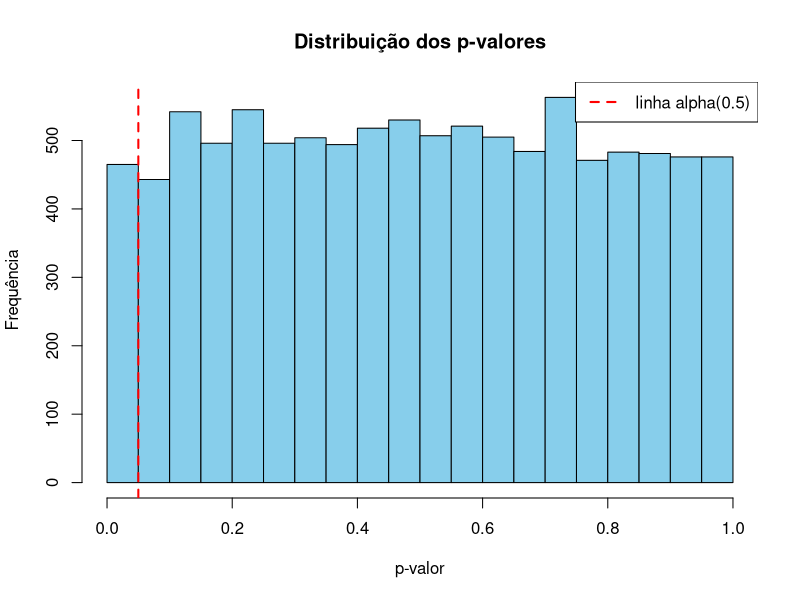
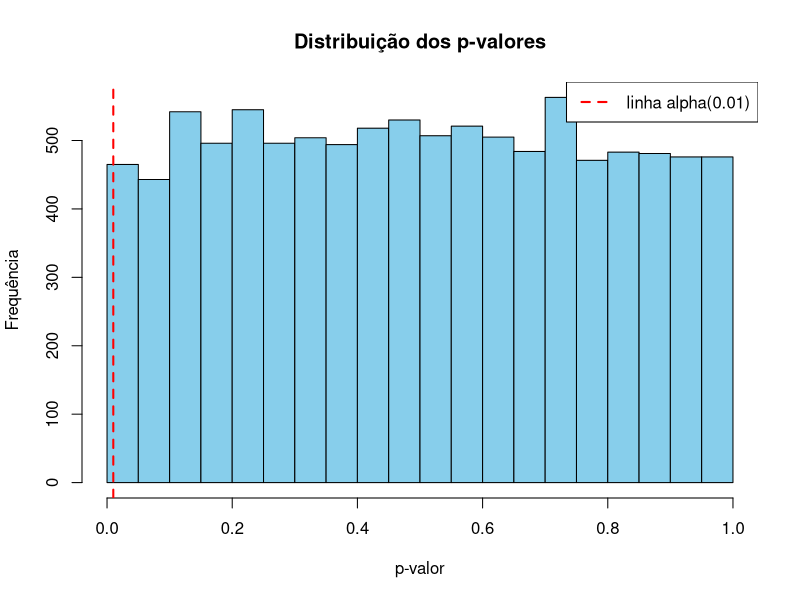
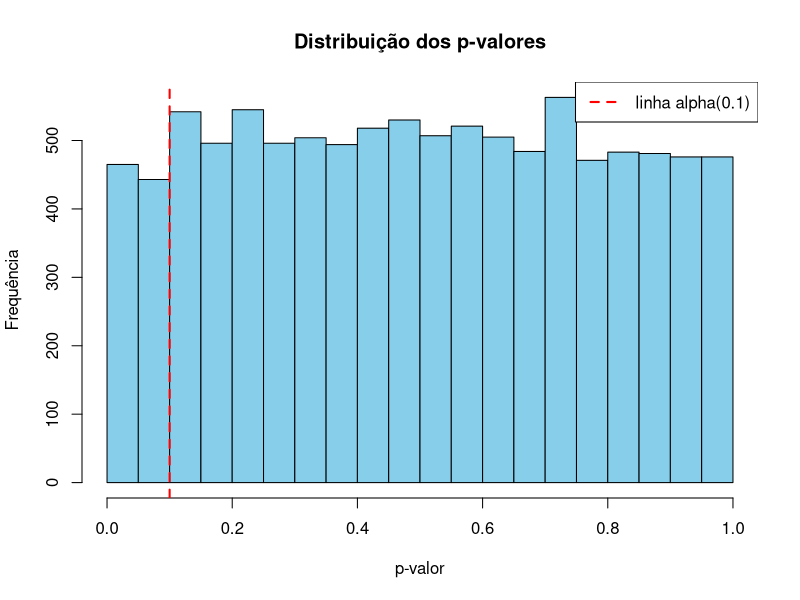
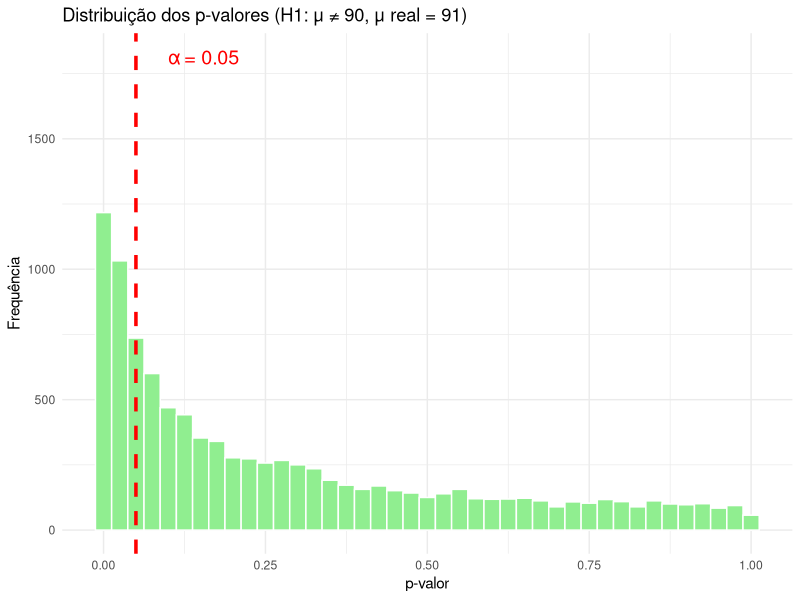
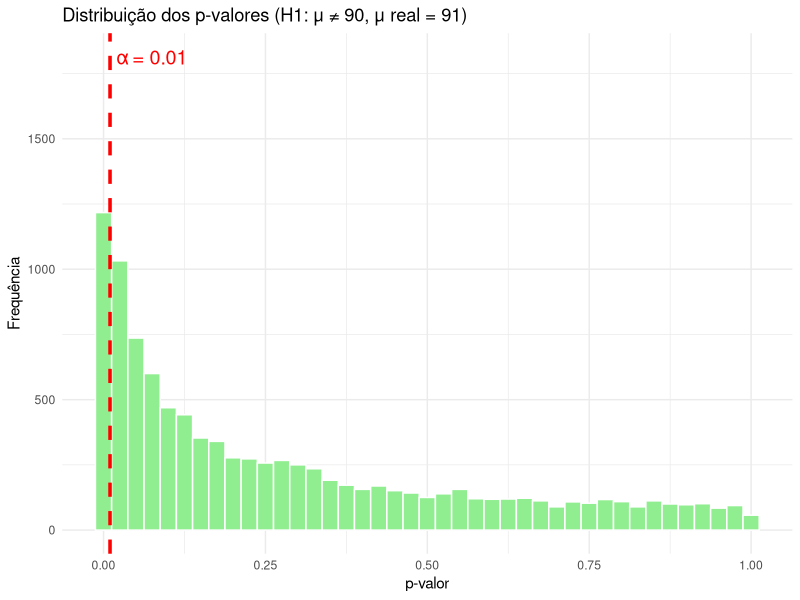
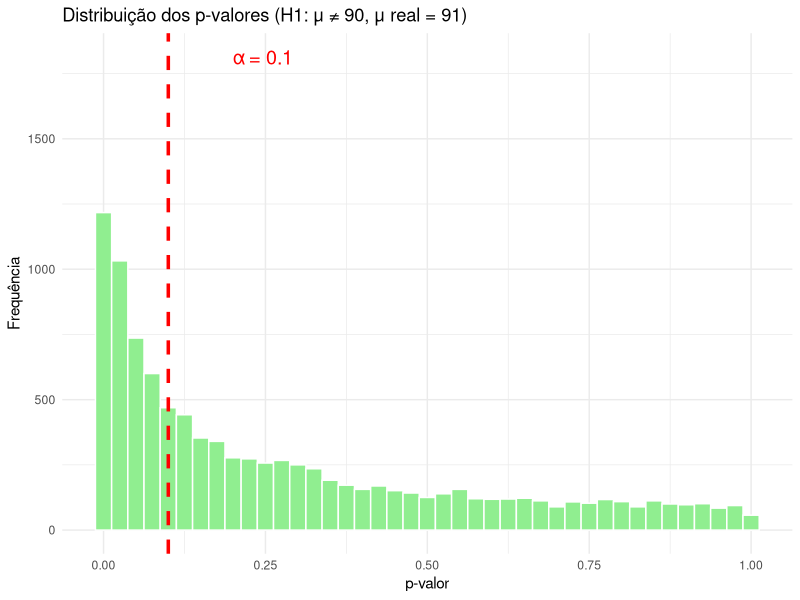
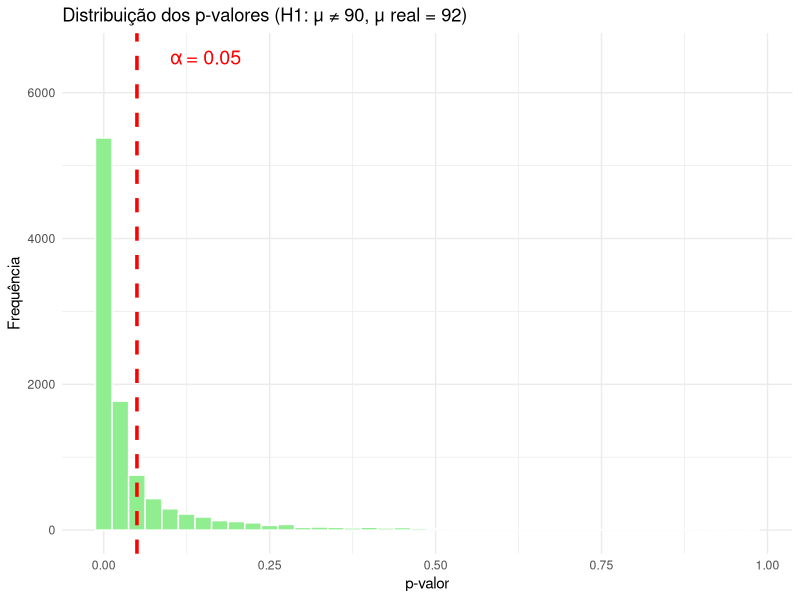
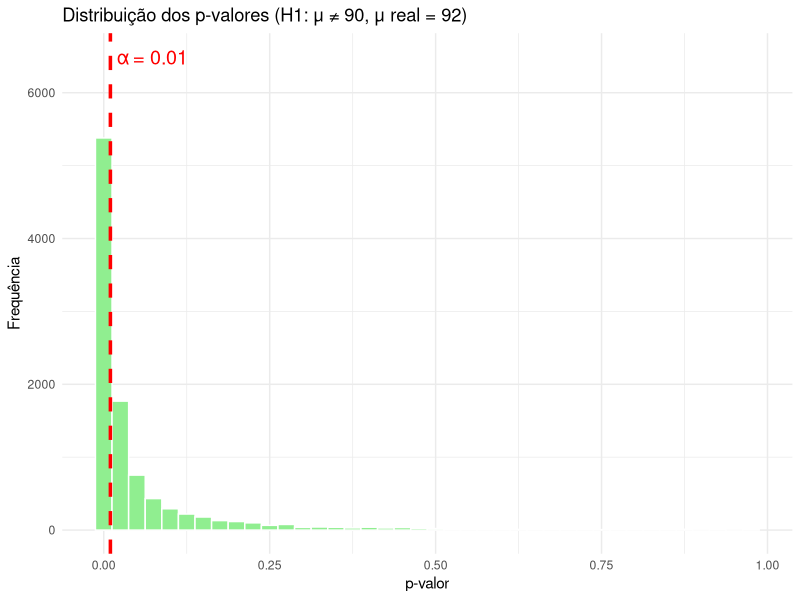

Generate these figures, in order, with R:
## ---- chunk 1
knitr::opts_chunk$set(echo = FALSE)
## ---- chunk 2
set.seed(123)
n_sim <- 10000
n <- 30
mu <- 90
sigma <- 4
alpha <- 0.05

# Simulação dos p-valores
p_values <- replicate(n_sim, {
  x <- rnorm(n, mean = mu, sd = sigma)
  t.test(x, mu = mu)$p.value
})

# Verificar a proporção de rejeição de H0
rejeicao <- mean(p_values < alpha)
cat("Proporção de rejeições de H0 (nível empírico):", rejeicao*100, "%\n")

# Visualização com histograma padrão
hist(p_values, breaks = 20, col = "skyblue", main = "Distribuição dos p-valores",
     xlab = "p-valor", ylab = "Frequência")
abline(v = 0.05, col = "red", lwd = 2, lty = 2)
legend("topright", legend = "linha alpha(0.5)", col = "red", lwd = 2, lty = 2)

## ---- chunk 3
set.seed(123)
n_sim <- 10000
n <- 30
mu <- 90
sigma <- 4
alpha <- 0.01

# Simulação dos p-valores
p_values <- replicate(n_sim, {
  x <- rnorm(n, mean = mu, sd = sigma)
  t.test(x, mu = mu)$p.value
})

# Verificar a proporção de rejeição de H0
rejeicao <- mean(p_values < alpha)
cat("Proporção de rejeições de H0 (nível empírico):", rejeicao*100, "%\n")

# Visualização com histograma padrão
hist(p_values, breaks = 20, col = "skyblue", main = "Distribuição dos p-valores",
     xlab = "p-valor", ylab = "Frequência")
abline(v = 0.01, col = "red", lwd = 2, lty = 2)
legend("topright", legend = "linha alpha(0.01)", col = "red", lwd = 2, lty = 2)

## ---- chunk 4
set.seed(123)
n_sim <- 10000
n <- 30
mu <- 90
sigma <- 4
alpha <- 0.1

# Simulação dos p-valores
p_values <- replicate(n_sim, {
  x <- rnorm(n, mean = mu, sd = sigma)
  t.test(x, mu = mu)$p.value
})

# Verificar a proporção de rejeição de H0
rejeicao <- mean(p_values < alpha)
cat("Proporção de rejeições de H0 (nível empírico):", rejeicao*100, "% \n")

# Visualização com histograma padrão
hist(p_values, breaks = 20, col = "skyblue", main = "Distribuição dos p-valores",
     xlab = "p-valor", ylab = "Frequência")
abline(v = 0.1, col = "red", lwd = 2, lty = 2)
legend("topright", legend = "linha alpha(0.1)", col = "red", lwd = 2, lty = 2)
## ---- chunk 5
set.seed(456)  # nova simulação
n_sim <- 10000
n <- 30
mu_0 <- 90   # média sob H₀
mu_1 <- 91   # média real (sob H₁)
sigma <- 4
alpha <- 0.05

# Simular p-valores com a média real ≠ H₀
p_values_power <- replicate(n_sim, {
  x <- rnorm(n, mean = mu_1, sd = sigma)
  t.test(x, mu = mu_0)$p.value
})

# Estimar poder: proporção de p-valores < alpha
poder_estimado <- mean(p_values_power < alpha)

cat("Poder estimado do teste (μ₁ = 91):", round(poder_estimado, 4), "\n")

library(ggplot2)

df_power <- data.frame(p_value = p_values_power)

ggplot(df_power, aes(x = p_value)) +
  geom_histogram(binwidth = 0.025, fill = "lightgreen", color = "white") +
  geom_vline(xintercept = alpha, color = "red", linetype = "dashed", linewidth = 1.2) +
  labs(
    title = "Distribuição dos p-valores (H1: μ ≠ 90, μ real = 91)",
    x = "p-valor",
    y = "Frequência"
  ) +
  annotate("text", x = alpha + 0.05, y = max(table(cut(p_values_power, breaks = seq(0, 1, 0.025)))), 
           label = "α = 0.05", color = "red", size = 5, hjust = 0) +
  theme_minimal()

## ---- chunk 6
set.seed(456)  # nova simulação
n_sim <- 10000
n <- 30
mu_0 <- 90   # média sob H₀
mu_1 <- 91   # média real (sob H₁)
sigma <- 4
alpha <- 0.01

# Simular p-valores com a média real ≠ H₀
p_values_power <- replicate(n_sim, {
  x <- rnorm(n, mean = mu_1, sd = sigma)
  t.test(x, mu = mu_0)$p.value
})

# Estimar poder: proporção de p-valores < alpha
poder_estimado <- mean(p_values_power < alpha)

cat("Poder estimado do teste (μ₁ = 91):", round(poder_estimado, 4), "\n")

library(ggplot2)

df_power <- data.frame(p_value = p_values_power)

ggplot(df_power, aes(x = p_value)) +
  geom_histogram(binwidth = 0.025, fill = "lightgreen", color = "white") +
  geom_vline(xintercept = alpha, color = "red", linetype = "dashed", linewidth = 1.2) +
  labs(
    title = "Distribuição dos p-valores (H1: μ ≠ 90, μ real = 91)",
    x = "p-valor",
    y = "Frequência"
  ) +
  annotate("text", x = alpha + 0.01, y = max(table(cut(p_values_power, breaks = seq(0, 1, 0.025)))), 
           label = "α = 0.01", color = "red", size = 5, hjust = 0) +
  theme_minimal()

## ---- chunk 7
set.seed(456)  # nova simulação
n_sim <- 10000
n <- 30
mu_0 <- 90   # média sob H₀
mu_1 <- 91   # média real (sob H₁)
sigma <- 4
alpha <- 0.1

# Simular p-valores com a média real ≠ H₀
p_values_power <- replicate(n_sim, {
  x <- rnorm(n, mean = mu_1, sd = sigma)
  t.test(x, mu = mu_0)$p.value
})

# Estimar poder: proporção de p-valores < alpha
poder_estimado <- mean(p_values_power < alpha)

cat("Poder estimado do teste (μ₁ = 91):", round(poder_estimado, 4), "\n")

library(ggplot2)

df_power <- data.frame(p_value = p_values_power)

ggplot(df_power, aes(x = p_value)) +
  geom_histogram(binwidth = 0.025, fill = "lightgreen", color = "white") +
  geom_vline(xintercept = alpha, color = "red", linetype = "dashed", linewidth = 1.2) +
  labs(
    title = "Distribuição dos p-valores (H1: μ ≠ 90, μ real = 91)",
    x = "p-valor",
    y = "Frequência"
  ) +
  annotate("text", x = alpha + 0.1, y = max(table(cut(p_values_power, breaks = seq(0, 1, 0.025)))), 
           label = "α = 0.1", color = "red", size = 5, hjust = 0) +
  theme_minimal()

## ---- chunk 8
set.seed(456)  # nova simulação
n_sim <- 10000
n <- 30
mu_0 <- 90   # média sob H₀
mu_1 <- 92   # média real (sob H₁)
sigma <- 4
alpha <- 0.05

# Simular p-valores com a média real ≠ H₀
p_values_power <- replicate(n_sim, {
  x <- rnorm(n, mean = mu_1, sd = sigma)
  t.test(x, mu = mu_0)$p.value
})

# Estimar poder: proporção de p-valores < alpha
poder_estimado <- mean(p_values_power < alpha)

cat("Poder estimado do teste (μ₁ = 92):", round(poder_estimado, 4), "\n")

library(ggplot2)

df_power <- data.frame(p_value = p_values_power)

ggplot(df_power, aes(x = p_value)) +
  geom_histogram(binwidth = 0.025, fill = "lightgreen", color = "white") +
  geom_vline(xintercept = alpha, color = "red", linetype = "dashed", linewidth = 1.2) +
  labs(
    title = "Distribuição dos p-valores (H1: μ ≠ 90, μ real = 92)",
    x = "p-valor",
    y = "Frequência"
  ) +
  annotate("text", x = alpha + 0.05, y = max(table(cut(p_values_power, breaks = seq(0, 1, 0.025)))), 
           label = "α = 0.05", color = "red", size = 5, hjust = 0) +
  theme_minimal()

## ---- chunk 9
set.seed(456)  # nova simulação
n_sim <- 10000
n <- 30
mu_0 <- 90   # média sob H₀
mu_1 <- 92   # média real (sob H₁)
sigma <- 4
alpha <- 0.01

# Simular p-valores com a média real ≠ H₀
p_values_power <- replicate(n_sim, {
  x <- rnorm(n, mean = mu_1, sd = sigma)
  t.test(x, mu = mu_0)$p.value
})

# Estimar poder: proporção de p-valores < alpha
poder_estimado <- mean(p_values_power < alpha)

cat("Poder estimado do teste (μ₁ = 92):", round(poder_estimado, 4), "\n")

library(ggplot2)

df_power <- data.frame(p_value = p_values_power)

ggplot(df_power, aes(x = p_value)) +
  geom_histogram(binwidth = 0.025, fill = "lightgreen", color = "white") +
  geom_vline(xintercept = alpha, color = "red", linetype = "dashed", linewidth = 1.2) +
  labs(
    title = "Distribuição dos p-valores (H1: μ ≠ 90, μ real = 92)",
    x = "p-valor",
    y = "Frequência"
  ) +
  annotate("text", x = alpha + 0.01, y = max(table(cut(p_values_power, breaks = seq(0, 1, 0.025)))), 
           label = "α = 0.01", color = "red", size = 5, hjust = 0) +
  theme_minimal()

## ---- chunk 10
set.seed(456)  # nova simulação
n_sim <- 10000
n <- 30
mu_0 <- 90   # média sob H₀
mu_1 <- 92   # média real (sob H₁)
sigma <- 4
alpha <- 0.1

# Simular p-valores com a média real ≠ H₀
p_values_power <- replicate(n_sim, {
  x <- rnorm(n, mean = mu_1, sd = sigma)
  t.test(x, mu = mu_0)$p.value
})

# Estimar poder: proporção de p-valores < alpha
poder_estimado <- mean(p_values_power < alpha)

cat("Poder estimado do teste (μ₁ = 92):", round(poder_estimado, 4), "\n")

library(ggplot2)

df_power <- data.frame(p_value = p_values_power)

ggplot(df_power, aes(x = p_value)) +
  geom_histogram(binwidth = 0.025, fill = "lightgreen", color = "white") +
  geom_vline(xintercept = alpha, color = "red", linetype = "dashed", linewidth = 1.2) +
  labs(
    title = "Distribuição dos p-valores (H1: μ ≠ 90, μ real = 92)",
    x = "p-valor",
    y = "Frequência"
  ) +
  annotate("text", x = alpha + 0.1, y = max(table(cut(p_values_power, breaks = seq(0, 1, 0.025)))), 
           label = "α = 0.1", color = "red", size = 5, hjust = 0) +
  theme_minimal()

## ---- chunk 11
set.seed(456)  # nova simulação
n_sim <- 10000
n <- 30
mu_0 <- 90   # média sob H₀
mu_1 <- 93   # média real (sob H₁)
sigma <- 4
alpha <- 0.05

# Simular p-valores com a média real ≠ H₀
p_values_power <- replicate(n_sim, {
  x <- rnorm(n, mean = mu_1, sd = sigma)
  t.test(x, mu = mu_0)$p.value
})

# Estimar poder: proporção de p-valores < alpha
poder_estimado <- mean(p_values_power < alpha)

cat("Poder estimado do teste (μ₁ = 93):", round(poder_estimado, 4), "\n")

library(ggplot2)

df_power <- data.frame(p_value = p_values_power)

ggplot(df_power, aes(x = p_value)) +
  geom_histogram(binwidth = 0.025, fill = "lightgreen", color = "white") +
  geom_vline(xintercept = alpha, color = "red", linetype = "dashed", linewidth = 1.2) +
  labs(
    title = "Distribuição dos p-valores (H1: μ ≠ 90, μ real = 93)",
    x = "p-valor",
    y = "Frequência"
  ) +
  annotate("text", x = alpha + 0.05, y = max(table(cut(p_values_power, breaks = seq(0, 1, 0.025)))), 
           label = "α = 0.05", color = "red", size = 5, hjust = 0) +
  theme_minimal()

## ---- chunk 12
set.seed(456)  # nova simulação
n_sim <- 10000
n <- 30
mu_0 <- 90   # média sob H₀
mu_1 <- 93   # média real (sob H₁)
sigma <- 4
alpha <- 0.01

# Simular p-valores com a média real ≠ H₀
p_values_power <- replicate(n_sim, {
  x <- rnorm(n, mean = mu_1, sd = sigma)
  t.test(x, mu = mu_0)$p.value
})

# Estimar poder: proporção de p-valores < alpha
poder_estimado <- mean(p_values_power < alpha)

cat("Poder estimado do teste (μ₁ = 93):", round(poder_estimado, 4), "\n")

library(ggplot2)

df_power <- data.frame(p_value = p_values_power)

ggplot(df_power, aes(x = p_value)) +
  geom_histogram(binwidth = 0.025, fill = "lightgreen", color = "white") +
  geom_vline(xintercept = alpha, color = "red", linetype = "dashed", linewidth = 1.2) +
  labs(
    title = "Distribuição dos p-valores (H1: μ ≠ 90, μ real = 93)",
    x = "p-valor",
    y = "Frequência"
  ) +
  annotate("text", x = alpha + 0.01, y = max(table(cut(p_values_power, breaks = seq(0, 1, 0.025)))), 
           label = "α = 0.01", color = "red", size = 5, hjust = 0) +
  theme_minimal()

## ---- chunk 13
set.seed(456)  # nova simulação
n_sim <- 10000
n <- 30
mu_0 <- 90   # média sob H₀
mu_1 <- 93   # média real (sob H₁)
sigma <- 4
alpha <- 0.1

# Simular p-valores com a média real ≠ H₀
p_values_power <- replicate(n_sim, {
  x <- rnorm(n, mean = mu_1, sd = sigma)
  t.test(x, mu = mu_0)$p.value
})

# Estimar poder: proporção de p-valores < alpha
poder_estimado <- mean(p_values_power < alpha)

cat("Poder estimado do teste (μ₁ = 93):", round(poder_estimado, 4), "\n")

library(ggplot2)

df_power <- data.frame(p_value = p_values_power)

ggplot(df_power, aes(x = p_value)) +
  geom_histogram(binwidth = 0.025, fill = "lightgreen", color = "white") +
  geom_vline(xintercept = alpha, color = "red", linetype = "dashed", linewidth = 1.2) +
  labs(
    title = "Distribuição dos p-valores (H1: μ ≠ 90, μ real = 93)",
    x = "p-valor",
    y = "Frequência"
  ) +
  annotate("text", x = alpha + 0.1, y = max(table(cut(p_values_power, breaks = seq(0, 1, 0.025)))), 
           label = "α = 0.1", color = "red", size = 5, hjust = 0) +
  theme_minimal()

